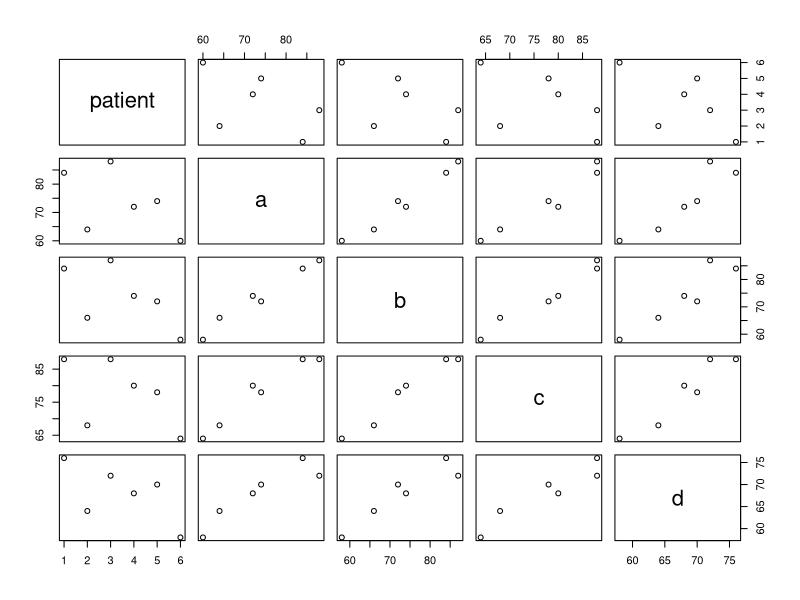

This chart was generated by the following R code: (Note: this script raises an error after producing the figure.)
## ---- chunk 1
library(tidyverse)
## ---- chunk 2
non_tidy1 <- data.frame(
  patient= c("Margaret", "Frank", "Hawkeye", "Trapper", "Radar", "Henry"),
  a= c(72, 84, 64, 60, 74, 88),
  b= c(74, 84, 66, 58, 72, 87),
  c= c(80, 88, 68, 64, 78, 88),
  d= c(68, 76, 64, 58, 70, 72)
)
non_tidy1
## ---- chunk 3
plot(non_tidy1)
## ---- chunk 4
non_tidy1
## ---- chunk 5
tidy1 <- non_tidy1 %>% 
  gather(a, b, c, d, key = "drug", value = "heartrate")
tidy1
## ---- chunk 6
plot(tidy1$patient, tidy1$heartrate)
## ---- chunk 7
country <- c("Afghanistan", "Brazil", "China")
`1999` <- c(745, 37737, 212258)
`2000` <- c(2666, 80488, 213766)
tb_data <- data.frame(country = country, `1999`=`1999`, `2000`=`2000`)
tb_data
## ---- chunk 8
tidytb <- tb_data %>% 
  gather(X1999, X2000, key = "year", value = "infectionrate")
tidytb
## ---- chunk 9
plot(tidytb$country, tidytb$infectionrate)
## ---- chunk 10
non_tidy2 <- data.frame(
  patient= c("Margaret_f", "Frank_m", "Hawkeye_m", "Trapper_m", "Radar_m", "Henry_m"),
  a= c(72, 84, 64, 60, 74, 88),
  b= c(74, 84, 66, 58, 72, 87),
  c= c(80, 88, 68, 64, 78, 88),
  d= c(68, 76, 64, 58, 70, 72)
)
non_tidy2
## ---- chunk 11
non_tidy2 %>% 
  separate(patient, into= c("patient", "sex"), sep = "_")
## ---- chunk 12
tidy2 <- non_tidy2 %>% 
  separate(patient, into= c("patient", "sex"), sep = "_") %>% 
  gather(a, b, c, d, key = "drug", value = "heartrate")
tidy2
## ---- chunk 13
non_tidy2 %>% 
  separate(patient, into= c("patient", "sex"), sep = "_") %>% 
  unite(patient_sex, patient, sex, sep="_")
## ---- chunk 14
tidy2
## ---- chunk 15
tidy2 %>% 
  dplyr::rename(
    MASH_character = patient,
    Sex = sex,
    Drug = drug,
    Heartrate_bpm = heartrate)
## ---- chunk 16
faces <- data.frame(
  ParticipantID_sex = c("001_m", "002_f", "003_f", "004_f", "005_m", "006_f", "007_m", "008_m", "009_m", "010_f"),
  Face_1 = c(411,723,325,456,579,612,709,513,527,379),
  Face_2 = c(123,300,400,500,600,654,789,906,413,567),
  Face_3 = c(1457,1000,569,896,956,2345,780,599,1023,678)
)
faces
## ---- chunk 17
faces2 <- faces %>% 
  separate(ParticipantID_sex, into= c("participant", "sex"), sep = "_") %>% 
  gather(Face_1, Face_2, Face_3, key = "Face", value = "time_ms")
faces2
## ---- chunk 18
faces2 %>% 
  dplyr::rename(
    Participant = participant,
    Sex = sex,
    Face = Face,
    Time_msec = time_ms)
